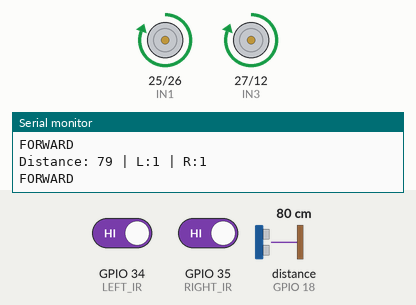
Recording of a sketch running on a simulated ESP32. On the bench: motor-driver pin pairs drawn as motors (green arrow = first pin HIGH = forward, orange = second pin HIGH = backward, longer = more drive), the last lines printed to the serial monitor. Wiring (inferred from the names in the program): ultrasonic range finder: trigger GPIO 5; echo GPIO 18. The inputs (shaded band) are chosen by the test bench; at power-on: distance to the obstacle (sensor on GPIO 18) 80 cm, GPIO 34 (LEFT_IR) HIGH, GPIO 35 (RIGHT_IR) HIGH. The echo pulse lasts 58.3 µs per cm.

Above: at 1.2 s.
1.3 s: distance to the obstacle (sensor on GPIO 18) set to 8 cm
2.8 s: distance to the obstacle (sensor on GPIO 18) set to 5 cm
At 3.9 s:
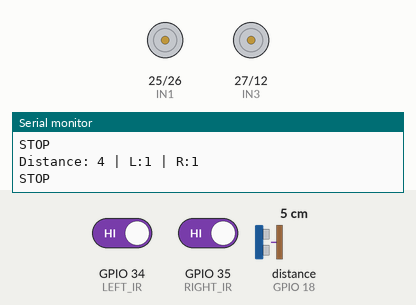
4.3 s: distance to the obstacle (sensor on GPIO 18) set to 9 cm
At 5.5 s:
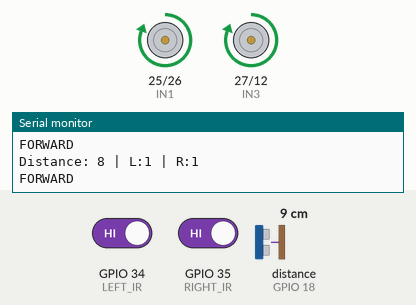
5.8 s: GPIO 34 (LEFT_IR) driven LOW
At 6.1 s:
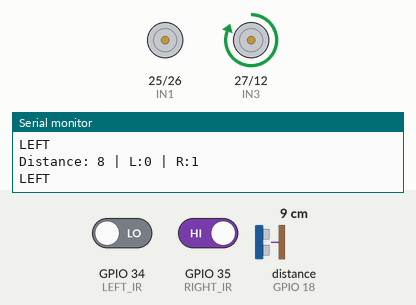
7.3 s: GPIO 34 (LEFT_IR) driven HIGH
At 8.0 s:
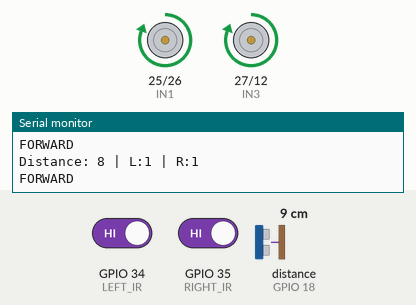
8.8 s: GPIO 35 (RIGHT_IR) driven LOW
At 9.8 s:
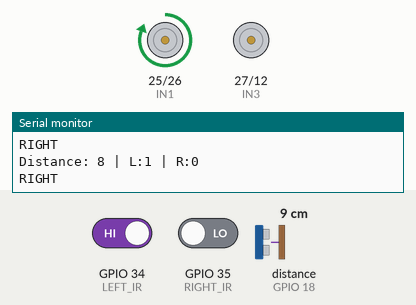
Timing chart, 0 to 11.3 s (numbered marks = the images above; inputs shaded):
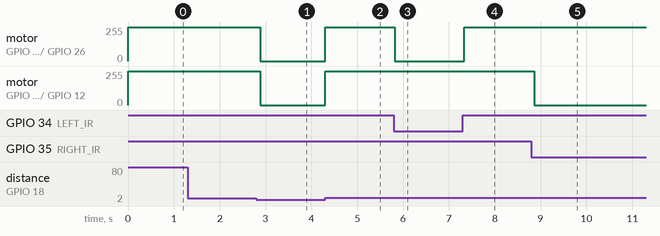

Measured:
- the behaviour switches between 7 and 6 cm on distance to the obstacle (sensor on GPIO 18) (found by bisection; images 0 and 1)
- after the input at 2.8 s, motor on GPIO 25 (IN1) / GPIO 26 (IN2), motor on GPIO 27 (IN3) / GPIO 12 (IN4): forward 255/255 → stopped after 0.09 s
- after the input at 4.3 s, motor on GPIO 25 (IN1) / GPIO 26 (IN2), motor on GPIO 27 (IN3) / GPIO 12 (IN4): stopped → forward 255/255 at once
- after the input at 5.8 s, motor on GPIO 25 (IN1) / GPIO 26 (IN2): forward 255/255 → stopped at once
- after the input at 7.3 s, motor on GPIO 25 (IN1) / GPIO 26 (IN2): stopped → forward 255/255 at once
- after the input at 8.8 s, motor on GPIO 27 (IN3) / GPIO 12 (IN4): forward 255/255 → stopped after 0.06 s

The sketch:

follow_me_robot.ino
```cpp
#define TRIG 5
#define ECHO 18

#define LEFT_IR 34
#define RIGHT_IR 35

#define IN1 25
#define IN2 26
#define IN3 27
#define IN4 12

long duration;
int distance;

void setup()
{
  Serial.begin(115200);

  pinMode(TRIG, OUTPUT);
  pinMode(ECHO, INPUT);

  pinMode(LEFT_IR, INPUT);
  pinMode(RIGHT_IR, INPUT);

  pinMode(IN1, OUTPUT);
  pinMode(IN2, OUTPUT);
  pinMode(IN3, OUTPUT);
  pinMode(IN4, OUTPUT);
}

void loop()
{
  // Ultrasonic distance
  digitalWrite(TRIG, LOW);
  delayMicroseconds(2);

  digitalWrite(TRIG, HIGH);
  delayMicroseconds(10);
  digitalWrite(TRIG, LOW);

  duration = pulseIn(ECHO, HIGH, 30000);
  distance = duration * 0.034 / 2;

  int leftIR = digitalRead(LEFT_IR);
  int rightIR = digitalRead(RIGHT_IR);

  Serial.print("Distance: ");
  Serial.print(distance);
  Serial.print(" | L:");
  Serial.print(leftIR);
  Serial.print(" | R:");
  Serial.println(rightIR);

  if(distance <= 5)
  {
    Serial.println("STOP");

    digitalWrite(IN1,LOW);
    digitalWrite(IN2,LOW);
    digitalWrite(IN3,LOW);
    digitalWrite(IN4,LOW);
  }
  else
  {
    // IR based direction
    if(leftIR == LOW && rightIR == HIGH)
    {
      Serial.println("LEFT");

      digitalWrite(IN1,LOW);
      digitalWrite(IN2,LOW);
      digitalWrite(IN3,HIGH);
      digitalWrite(IN4,LOW);
    }

    else if(rightIR == LOW && leftIR == HIGH)
    {
      Serial.println("RIGHT");

      digitalWrite(IN1,HIGH);
      digitalWrite(IN2,LOW);
      digitalWrite(IN3,LOW);
      digitalWrite(IN4,LOW);
    }

    else
    {
      Serial.println("FORWARD");

      digitalWrite(IN1,HIGH);
      digitalWrite(IN2,LOW);
      digitalWrite(IN3,HIGH);
      digitalWrite(IN4,LOW);
    }
  }

  delay(100);
}
```
